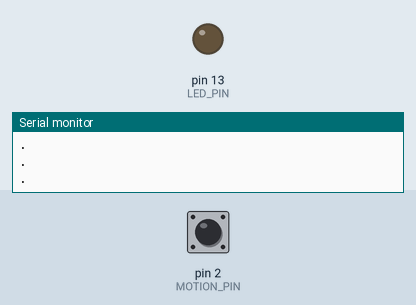
The sketch below on a simulated Arduino Uno, built with avr-gcc and run on an emulated ATmega328P. Parts: output pins drawn as LEDs (lit = HIGH), the last lines printed to the serial monitor. The test bench sets the inputs (shaded band); at power-on: pin 2 (MOTION_PIN) HIGH.

Above: at 1.2 s.
1.3 s: pin 2 (MOTION_PIN) pulled LOW for 0.15 s
At 1.38 s:
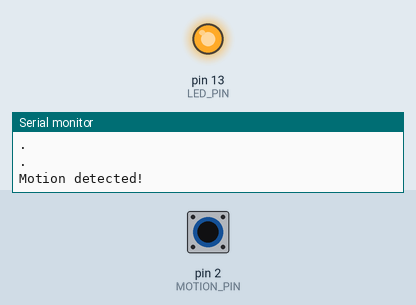
2.9 s: pin 2 (MOTION_PIN) pulled LOW for 3.2 s
At 7.0 s:
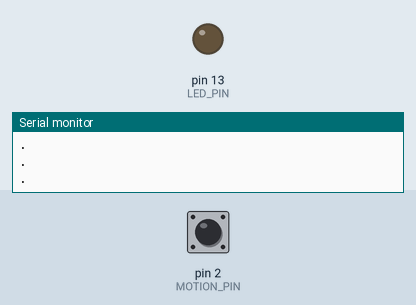
7.6 s: pin 2 (MOTION_PIN) driven LOW
At 8.6 s:
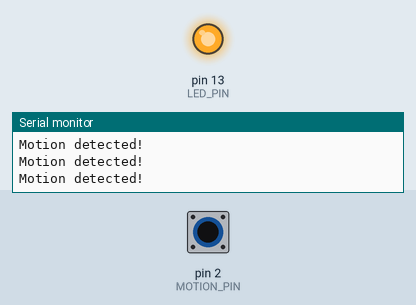
10.6 s: pin 2 (MOTION_PIN) driven HIGH
At 12.0 s:
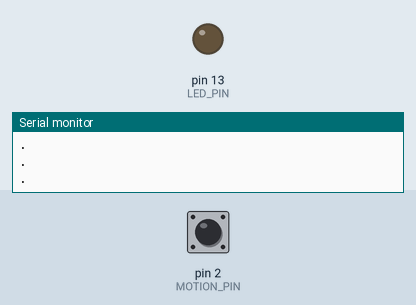
Timing chart, 0 to 13.1 s (numbered marks = the images above; inputs shaded):
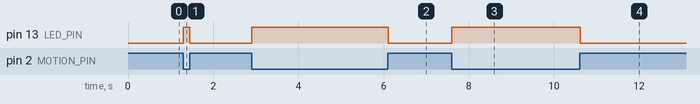

Measured:
- after the input at 1.3 s, pin 13 (LED_PIN): LOW → HIGH at once, → LOW 0.15 s later
- after the input at 2.9 s, pin 13 (LED_PIN): LOW → HIGH at once, → LOW 3.2 s later
- after the input at 7.6 s, pin 13 (LED_PIN): LOW → HIGH at once
- after the input at 10.6 s, pin 13 (LED_PIN): HIGH → LOW at once

The sketch:

KeyesCrashSensor.ino
```cpp
/**
 * Keyes Crash Sensor
 *
 * - GND
 * S Signal connect to digital 2
 * Middle VCC
 *
 */

const int MOTION_PIN = 2; // Pin connected to motion detector
const int LED_PIN = 13; // LED pin - active-high

void setup()
{
  Serial.begin(9600);
  // The PIR sensor's output signal is an open-collector,
  // so a pull-up resistor is required:
  pinMode(MOTION_PIN, INPUT_PULLUP);
  pinMode(LED_PIN, OUTPUT);
}


void loop()
{
  int proximity = digitalRead(MOTION_PIN);
  if (proximity == LOW) // If the sensor's output goes low, motion is detected
  {
    digitalWrite(LED_PIN, HIGH);
    Serial.println("Motion detected!");
  }
  else
  {
    digitalWrite(LED_PIN, LOW);
    Serial.println(".");
  }
}
```
